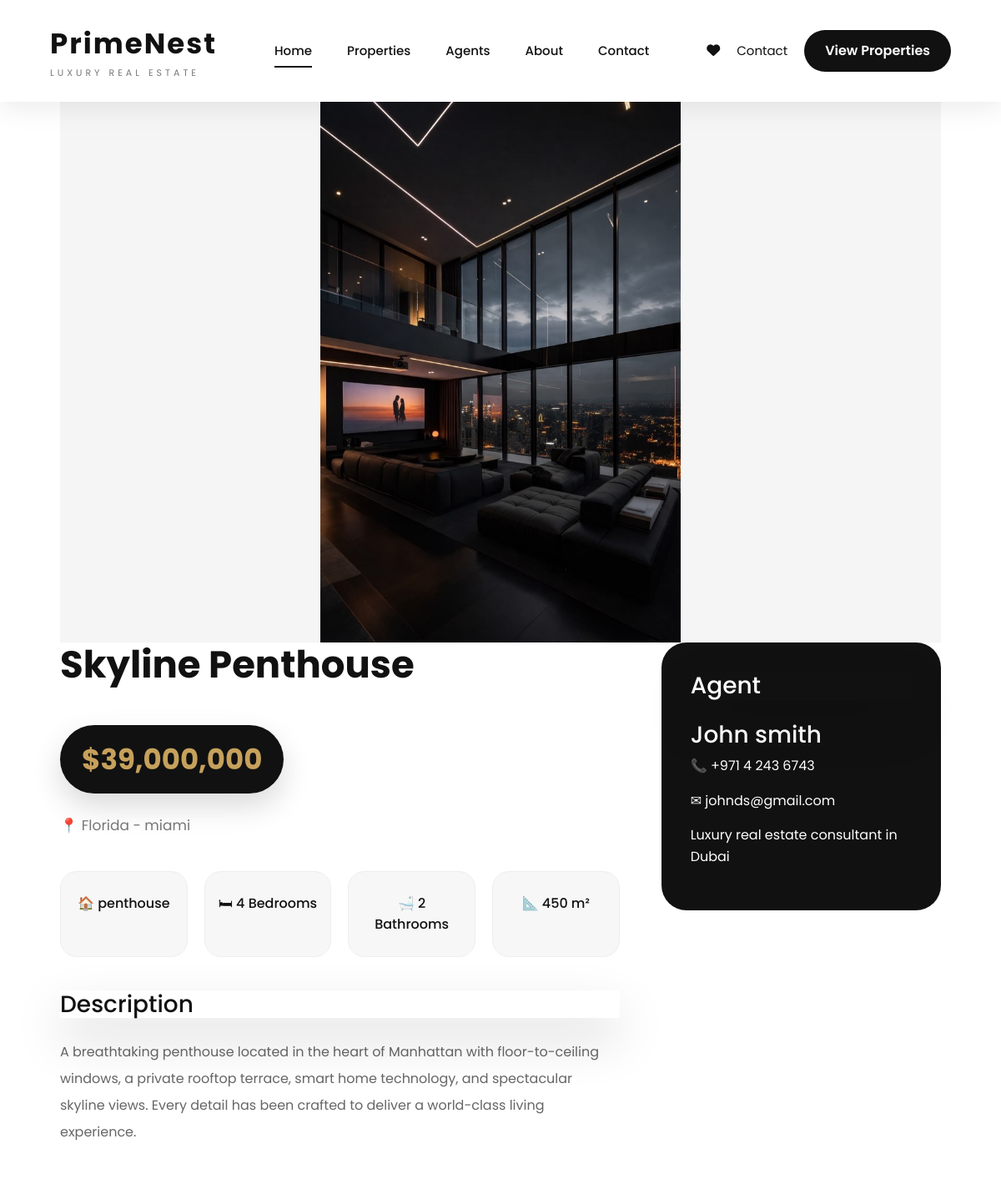
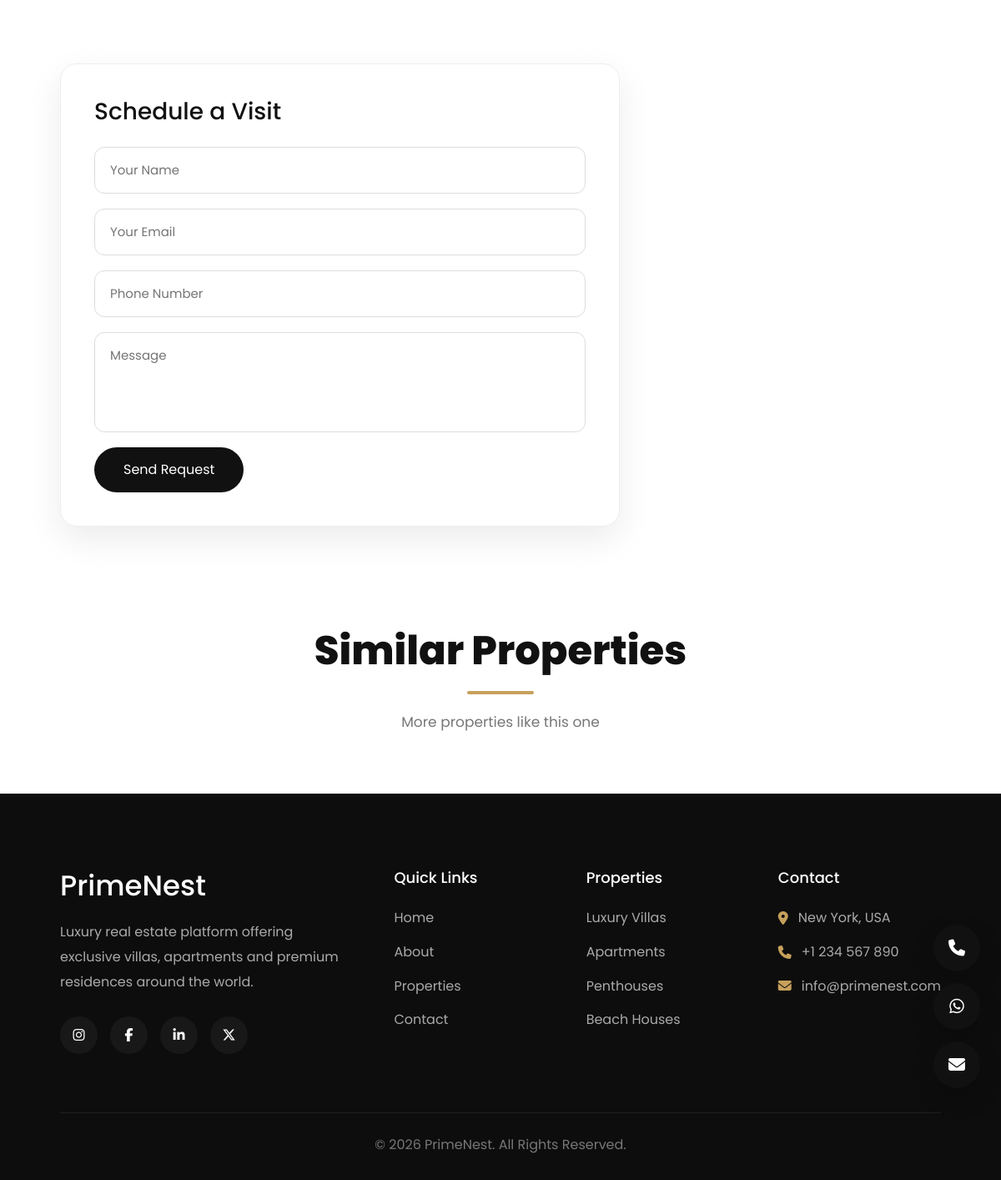
Page /properties/skyline-penthouse/ on the committed database (2 pictures, top to bottom).
### property/models.py (models this page shows, shortened)
class Property(models.Model):
    STATUS_CHOICES = (
        ('sale', 'For Sale'),
        ('rent', 'For Rent'),
    )
    title = models.CharField(max_length=200)
    slug = models.SlugField(unique=True)
    property_type = models.ForeignKey(
        PropertyType,
        on_delete=models.CASCADE
    )
    agent = models.ForeignKey(
        Agent,
        on_delete=models.CASCADE
    )
    amenities = models.ManyToManyField(
        Amenity,
        blank=True
    )
    city = models.CharField(max_length=100)
    address = models.CharField(max_length=300)
    description = models.TextField()
    price = models.DecimalField(
        max_digits=12,
        decimal_places=0
    )
    area = models.PositiveIntegerField(
        help_text="Square meters"
    )
    bedrooms = models.PositiveIntegerField()
    bathrooms = models.PositiveIntegerField()
    status = models.CharField(
        max_length=10,
        choices=STATUS_CHOICES
    )
    cover_image = models.ImageField(
        upload_to='properties/'
    )
    created_at = models.DateTimeField(
        auto_now_add=True
    )

class PropertyType(models.Model):
    name = models.CharField(max_length=100)
    def __str__(self):
        return self.name

class Agent(models.Model):
    name = models.CharField(max_length=100)
    phone = models.CharField(max_length=20)
    email = models.EmailField()
    bio = models.TextField(blank=True)

### property/views.py (the view, shortened to what this page needs)
def property_detail(request, slug):
    property = get_object_or_404(
        Property,
        slug=slug
    )
    context = {
        "property": property
    }
    return render(
        request,
        "property/detail.html",
        context
    )

### templates/property/detail.html (shortened to what this page needs)
{% extends 'base.html' %}
{% load humanize %}
{% block body_class %}
inner-page
{% endblock %}
{% block content %}
<section class="property-detail">
<div class="container">
    <div class="detail-image">
        {% if property.cover_image %}
        <img
        src="{{ property.cover_image.url }}"
        alt="{{ property.title }}">
        {% endif %}
    </div>
    <div class="detail-layout">
        <div class="detail-content">
            <h1>
                {{ property.title }}
            </h1>
            <div class="detail-price">
                ${{ property.price|intcomma }}
            </div>
            <p class="location">
                📍 {{ property.city }} - {{ property.address }}
            </p>
            <div class="features">
                <div>
                    🏠
                    {{ property.property_type }}
                </div>
                <div>
                    🛏
                    {{ property.bedrooms }} Bedrooms
                </div>
                <div>
                    🛁
                    {{ property.bathrooms }} Bathrooms
                </div>
                <div>
                    📐
                    {{ property.area }} m²
                </div>
            </div>
            <div class="description">
                <h2>Description</h2>
                <p>
                    {{ property.description }}
                </p>
            </div>
        </div>
        <aside class="agent-box">
            <h2>
                Agent
            </h2>
            <h3>
                {{ property.agent.name }}
            </h3>
            <p>
                📞 {{ property.agent.phone }}
            </p>
            <p>
                ✉ {{ property.agent.email }}
            </p>
            <p>
                {{ property.agent.bio }}
            </p>
        </aside>
        <div class="visit-form">
    <h2>
        Schedule a Visit
    </h2>
    <form method="POST">
        <input
        type="text"
        name="name"
        placeholder="Your Name"
        required>
        <input
        type="email"
        name="email"
        placeholder="Your Email"
        required>
        <input
        type="text"
        name="phone"
        placeholder="Phone Number"
        required>
        <textarea
        name="message"
        placeholder="Message"></textarea>
        <button type="submit">
            Send Request
        </button>
    </form>
</div>
    </div>
</div>
</section>
<section class="similar-properties">
    <div class="container">
        <div class="section-title">
            <h2>
                Similar Properties
            </h2>
            <p>
                More properties like this one
            </p>
        </div>
    </div>
</section>
{% endblock %}

### static/css/variables.css (style rules this page uses)
:root { --white:#ffffff; --light-gray:#f5f5f5; --gray:#d1d5db; --dark-gray:#4b5563; --black:#111111; --transition:0.4s ease; --container:1200px; }

### static/css/style.css (style rules this page uses)
*, *::before, *::after { margin:0; padding:0; box-sizing:border-box; }
html { scroll-behavior:smooth; }
body { font-family:'Poppins',sans-serif; background:#fff; color:#111; overflow-x:hidden; line-height:1.6; }
img { width:100%; display:block; }
button, input, select { font-family:inherit; }
.container { width:min(90%,1320px); margin:auto; }
.section-title { text-align:center; margin-bottom:60px; }
.section-title h2 { font-size:48px; line-height:1.2; font-weight:700; margin-bottom:15px; }
.section-title p { color:#666; font-size:17px; }
* { transition-property:color,background,transform,border,box-shadow; }
img { opacity:0; animation:imageFade .8s forwards; }

### static/css/cards.css (style rules this page uses)
.location { color:#777; margin-bottom:20px; }
.section-title { text-align:center; margin-bottom:70px; }
.section-title h2 { font-size:48px; font-weight:800; color:#111; margin-bottom:18px; position:relative; }
.section-title h2::after { content:""; display:block; width:80px; height:4px; background:#C6A15B; margin:20px auto 0; border-radius:50px; }
.section-title p { max-width:620px; margin:auto; color:#777; font-size:17px; line-height:1.8; }

### static/css/detail.css (style rules this page uses)
.property-detail { padding:120px 0; background:#fff; }
.detail-image { height:650px; background:#f5f5f5; display:flex; align-items:center; justify-content:center; overflow:hidden; }
.detail-image img { width:100%; height:100%; object-fit:contain; object-position:center; }
.detail-layout { display:grid; grid-template-columns:2fr 1fr; gap:50px; }
.detail-content h1 { font-size:45px; font-weight:700; margin-bottom:20px; }
.detail-price { display:inline-block; padding:14px 26px; border-radius:50px; background:#111; color:#C6A15B; font-size:34px; font-weight:700; margin:25px 0; box-shadow:0 15px 35px rgba(0,0,0,.15); }
.location { color:#777; font-size:17px; }
.features { display:grid; grid-template-columns:repeat(4,1fr); gap:20px; margin:40px 0; }
.features div { background:#f7f7f7; padding:25px 15px; border-radius:20px; text-align:center; font-weight:500; transition:.35s; border:1px solid #eee; }
.description h2, .amenities h2, .gallery h2, .agent-box h2 { font-size:28px; margin-bottom:25px; box-shadow:0 25px 60px rgba(0,0,0,.15); position:sticky; top:120px; }
.description p { color:#666; line-height:2; font-size:16px; }
.agent-box { background:#111; color:white; padding:35px; border-radius:30px; height:max-content; }
.visit-form { margin-top:50px; padding:40px; background:#fff; border-radius:20px; box-shadow:0 15px 40px rgba(0,0,0,.08); border:1px solid #eee; }
.visit-form h2 { margin-bottom:25px; font-size:28px; }
.visit-form form { display:flex; flex-direction:column; gap:18px; }
.visit-form input, .visit-form textarea { width:100%; padding:15px 18px; border:1px solid #ddd; border-radius:12px; font-size:15px; outline:none; }
.visit-form textarea { min-height:120px; resize:none; }
.visit-form button { width:max-content; padding:14px 35px; background:#111; color:#fff; border:none; border-radius:30px; cursor:pointer; transition:.3s; }

### rows in the picture
Property: cover_image (picture), title "Skyline Penthouse", price "39,000,000", city "Florida", address "miami", property_type "penthouse", bedrooms "4", bathrooms "2", area "450", description "A breathtaking penthouse located in the heart of Manhattan with floor-to-ceiling windows, a private rooftop terrace, smart home technology, and spectacular skyline views. Every detail has been crafted to deliver a world-class living experience.", agent.name "John smith", agent.phone "+971 4 243 6743", agent.email "johnds@gmail.com", agent.bio "Luxury real estate consultant in Dubai"
